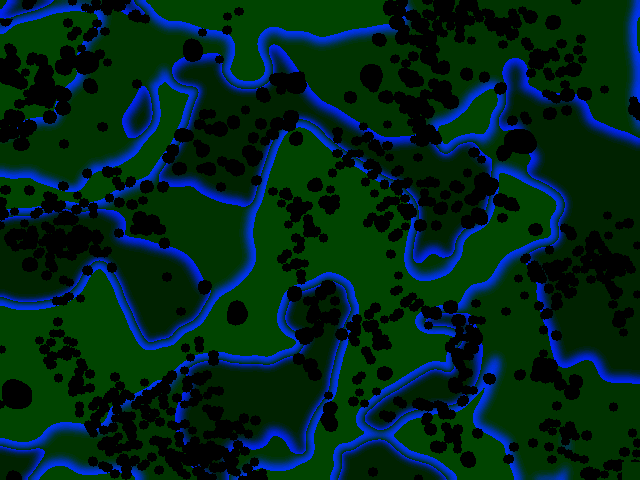
#> input picture docker/data/maps/map_102.png, 640 x 480 px; its folder holds only this picture in this run
$ python create_map_visualization.py ../docker/data/maps/map_102.png
#> lines starting #> are read from the running program, lines starting #| are printed output that depends on the picture
### helper_scripts/map_conversion_functions.py
import numpy as np
import cv2
import copy


def color2label(input_labels, num_classes=15):
    input_label = copy.deepcopy(input_labels)
    _step = num_classes / 255.0

    # apply binning on label values -> denoise
    _label = np.round(input_label * _step).astype(int)

    # decode labels from image values
    _out = _label[:, :, 0] + _label[:, :, 1] * num_classes + _label[:, :, 2] * num_classes ** 2
    return _out


# [29 lines left out: function label2color, not called in this run]

### helper_scripts/create_map_visualization.py
import io
import os
import cv2
import sys
import copy
import errno
import argparse
import numpy as np
import yaml as YAML
from visualization_dirty import draw_path_in_map
from map_conversion_functions import label2color, color2label
sys.path.insert(0, os.path.join(os.path.realpath(os.path.dirname(__file__)), '../data_analysis/'))
from evaluation import run_eval_planner, PRM_STAR_PLANNER_NAME, RRT_STAR_PLANNER_NAME


def parse_arguments():
    parser = argparse.ArgumentParser(description='Creates visualization file for given map.')
    parser.add_argument('source', type=str,
                        help='input file (map) or folder')
    parser.add_argument('--dest', dest='destination_folder', type=str, default="",
                        help='output folder where data shall be stored')
    parser.add_argument('-n', dest='num_classes', type=int, default=15,
                        help='number of data classes used for segmentation', required=False)
    parser.add_argument('-o', dest='override_all', action='store_true',
                        help='override all files')
    parser.add_argument('-u', dest='unknown_id', type=int, default=None,
                        help='label of unknown area')
    parser.add_argument('--oid', dest='obstacle_ids', type=int, nargs='*',
                        help='IDs to be considered obstacles')
    parser.add_argument('-i', dest='ignore_range_file', action='store_true',
                        help='ignore range file (defined and default)')
    parser.add_argument('-d', dest='draw_optimal_path', action='store_true',
                        help='compute the optimal path and draw it in the image (start^and goal are taken from the map_config file)')
    parser.add_argument('--config', dest='map_config', type=int, default=None,
                        help='path of the map config file')
    parser.add_argument('--range', dest='range_file', type=str, default="",
                        help='range file containing the ranges used for visualization', required=False)

    args = parser.parse_args()
    return args


# [32 lines left out: functions compute_explorable_area, convert_path, not called in this run]


def create_map_visualization(map_file, results_folder, num_classes=15, obstacle_ids=None,
                             unknown_id=3599, override_all=False, range_min=None, range_max=None, start_px=None, goal_px=None, draw_path= False, map_config=None):
    if obstacle_ids is None:
        obstacle_ids = []

    try:
        img = cv2.imread(map_file)

    except:
        print("Error while reading file: " + map_file)
        return False

    map_path, map_file_name = os.path.split(map_file)
    map_name = map_file_name.split(".")[0]

    resolution_x = img.shape[1]
    resolution_y = img.shape[0]

    max_label = num_classes**3+num_classes**2-1

    labels = color2label(img, num_classes)

    unique_labels = []

    for i in range(img.shape[0]):
        for j in range(img.shape[1]):
            label = labels[i, j]
            if label not in unique_labels:
                unique_labels.append(label)

    unique_labels.sort()
    free_labels = copy.deepcopy(unique_labels)
    if unknown_id in free_labels:
        free_labels.remove(unknown_id)
    for ob_id in obstacle_ids:
        if ob_id in free_labels:
            free_labels.remove(ob_id)

    output_file = os.path.join(results_folder, map_name + "_vis.png")
    if not check_override(output_file, override=override_all):
        return False

    if range_min is None:
        range_min = free_labels[0]
    if range_max is None:
        range_max = free_labels[-1]

    vis_img = img
    for i in range(img.shape[0]):
        for j in range(img.shape[1]):
            current_label = labels[i, j]
            if current_label == unknown_id:
                vis_img[i, j] = (127, 127, 127)
            elif current_label in obstacle_ids:
                vis_img[i, j] = (0, 0, 0)
            else:
                if range_max != range_min:
                    s = (current_label - range_min) / (range_max - range_min)
                    if 0.5 < s <= 1.0:
                        s = (s-0.5) * 2
                        color = (s * np.array([0, 0, 255]) + (1 - s) * np.array([0, 255, 255])).astype(int)
                    elif 0.0 <= s <= 0.5:
                        s = s * 2
                        color = (s * np.array([0, 255, 255]) + (1 - s) * np.array([0, 255, 0])).astype(int)
                    else:
                        color = np.array([255, 0, 0]).astype(int)

                else:
                    color = np.array([0, 255, 255]).astype(int)
                vis_img[i, j] = color

    if draw_path:
        if map_config is None:
            map_config = os.path.join(map_path, "cfg", map_name + ".yaml")
            if not os.path.exists(map_config):
                print("No map config has been provided and the default has not been found: ", map_config)
                return False
        success, cost, path, map_size, start_rrt, goal_rrt = run_eval_planner(planner_type=PRM_STAR_PLANNER_NAME, map_dir=map_path, map_name=map_name,
                                                                        output_name="rrt_output.csv", output_path="/tmp/",
                                                                        map_config_file_path=map_config,
                                                                        path_folder_name="rrt_paths")
        if success:
            converted_path = convert_path(path, [resolution_x, resolution_y], map_size)
            draw_path_in_map(vis_img, converted_path, color=(255, 0, 0), line_thickness=3)


        if start_px is None:
            start_px = start_rrt * [resolution_x, resolution_y] / map_size
            start_px = [int(start_px[0]), int(start_px[1])]
        if goal_px is None:
            goal_px = goal_rrt * [resolution_x, resolution_y] / map_size
            goal_px = [int(goal_px[0]), int(goal_px[1])]
        else:
            print("The planner was not able to find a valid path, so the drawing is skipped!")

    if not start_px is None:
        cv2.drawMarker(img, (start_px[0], start_px[1]), color=[255, 255, 255], thickness=3, markerType= cv2.MARKER_DIAMOND, line_type=cv2.LINE_AA, markerSize=18)

    if not goal_px is None:
        cv2.drawMarker(img, (goal_px[0], goal_px[1]), color=[255, 255, 255], thickness=3, markerType= cv2.MARKER_TILTED_CROSS, line_type=cv2.LINE_AA, markerSize=18)


    cv2.imwrite(output_file, vis_img)

    print("Created file: " + os.path.abspath(output_file))

    return True


def check_override(file, override=False):
    if override:
        return True
    if os.path.isfile(file):
        success = False
        print("Existing output file: " + file)
        while not success:
            input_str = input("Override y/[N]: ")
            input_str = input_str.casefold().replace(" ", "")
            if input_str == "n" or input_str == "":
                return False
            elif input_str == "y":
                success = True
            else:
                success = False
    return True

# [25 lines left out: function read_yaml_config_file, not called in this run]


# Press the green button in the gutter to run the script.
if __name__ == '__main__':

    arguments = parse_arguments()

    source = arguments.source
    results_folder = arguments.destination_folder
    maps = []

    try:
        if os.path.isdir(source):
            files = os.listdir(source)
            for file in files:
                path_to_test = os.path.join(source, file)
                if os.path.isfile(path_to_test) and ".png" in file:
                    maps.append(path_to_test)
            if not maps:
                print("No .png files found in the specified source folder: " + source)
                raise ImportError
        elif os.path.isfile(source) and ".png" in source:
            maps.append(source)
        else:
            print("The specified source can not be found or used: " + source)
            raise ImportError
    except ImportError:
        exit(errno.ENOENT)
    except:
        print("Unknown error occurred during folder setup.")
        exit(1)

    if not os.path.isdir(results_folder):
        results_folder = os.path.curdir

    if arguments.unknown_id is None:
        unknown_id = 0
        set_uid = False
        while not set_uid:
            default_uid = arguments.num_classes**3 + arguments.num_classes**2 - 1
            input_uid = input("Use default unknown id " + str(default_uid) + " [Y]/n: ")
            input_uid = input_uid.casefold().replace(" ", "")
            if input_uid == "" or input_uid == "y":
                unknown_id = default_uid
                set_uid = True
            elif unknown_id == "n":
                while not set_uid:
                    input_uid = input("Use no unknown id [Y]/n: ")
                    input_uid = input_uid.casefold().replace(" ", "")
                    if input_uid == "" or input_uid == "y":
                        unknown_id = -1
                        set_uid = True
                    elif unknown_id == "n":
                        while not set_uid:
                            input_uid = input("What unknown id to use? ")
                            input_uid = input_uid.casefold().replace(" ", "")
                            if input_uid.isnumeric():
                                unknown_id = int(input_uid)
                                set_uid = True
                            else:
                                print("Invalid input!!")
                    else:
                        print("Invalid input!!")
            else:
                print("Invalid input!!")
#> this loop made 1 pass; the answer given on pass 1: y
    else:
        unknown_id = int(arguments.unknown_id)

    ignore_range_file = arguments.ignore_range_file
    range_min = None
    range_max = None
    if not ignore_range_file:
        range_file_path = arguments.range_file
        range_file_path_valid = True
        if range_file_path == "" or not os.path.isfile(range_file_path):
            if os.path.isfile(os.path.join(results_folder, "range.yaml")):
                range_file_path = os.path.join(results_folder, "range.yaml")
            elif os.path.isfile("/home/root/data/maps/visualization/range.yaml"):
                range_file_path = "/home/root/data/maps/visualization/range.yaml"
            else:
                range_file_path_valid = False
        try:
            if range_file_path_valid:
                range_file = read_yaml_config_file(range_file_path)
                range_min = range_file["min"]
                range_max = range_file["max"]
        except:
            range_min = None
            range_max = None

    file_counter = 0
    maps.sort()

    for map_file in maps:
        success = create_map_visualization(map_file, results_folder, arguments.num_classes, arguments.obstacle_ids,
                                           unknown_id, arguments.override_all, range_min, range_max, map_config=arguments.map_config, draw_path=arguments.draw_optimal_path)
#> in create_map_visualization, img is the input picture: shape (480, 640, 3); mean B, G, R 26.9, 39.3, 0
#> in color2label, `_out = _label[:, :, 0] + _label[:, :, 1] * num_classes + _label[:, :, ..`:
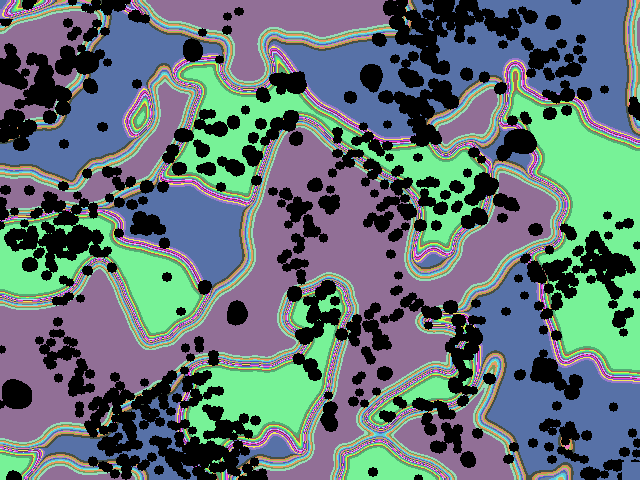
#> _out: shape (480, 640) int64; 32 distinct labels, from 0 to 60; one colour per label, 0 black
#> after the loop in create_map_visualization, `for i in range(img.shape[0]):`: unique_labels = 32 values, max 60 at index 28, min 0 at index 14, mean 43.59
#> in create_map_visualization, `free_labels = copy.deepcopy(unique_labels)`: free_labels = 32 values from 0 to 60
#> in create_map_visualization, `range_min = free_labels[0]`: range_min = 0
#> in create_map_visualization, `range_max = free_labels[-1]`: range_max = 60
#> after the loop in create_map_visualization, `for i in range(img.shape[0]):`:
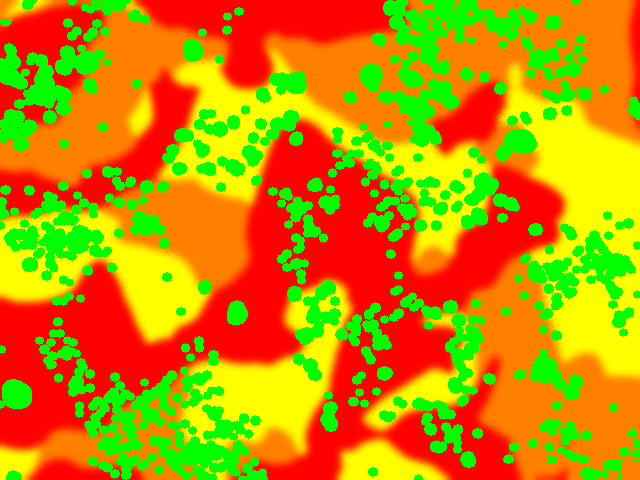
#> vis_img: shape (480, 640, 3); mean B, G, R 0, 143.2, 196.3
        if success:
            file_counter += 1

    final_line = "*" * 3 + " Created " + str(file_counter) + " config files, after finding " + str(
        len(maps)) + " maps. " + "*" * 3
    second_final_line = "*" * 3 + " Process finished!"
    second_final_line += " " * (len(final_line) - (len(second_final_line) + 3)) + "*" * 3
    star_line = "*" * len(final_line)

    print("\n")
    print(star_line)
    print(second_final_line)
    print(final_line)
    print(star_line)

$ run again, on docker/data/maps/map_113.png
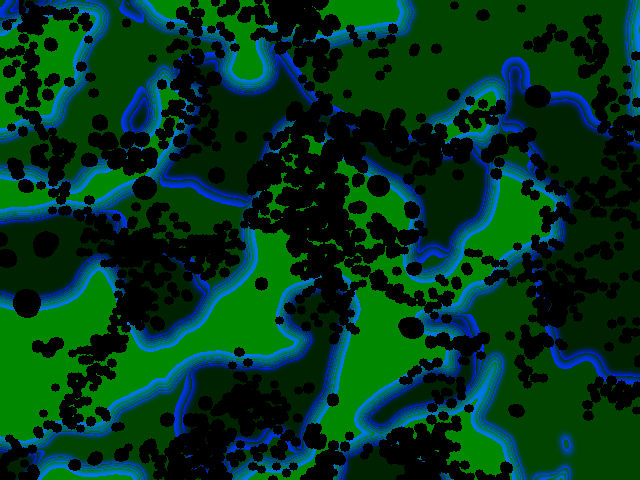
#> input picture docker/data/maps/map_113.png, 640 x 480 px
#> the loop `while not set_uid:` made 1 pass; the answer given on pass 1: y
#> in create_map_visualization, img is the input picture: shape (480, 640, 3); mean B, G, R 26.5, 55.3, 0
#> in color2label, `_out = _label[:, :, 0] + _label[:, :, 1] * num_classes + _label[:, :, ..`:
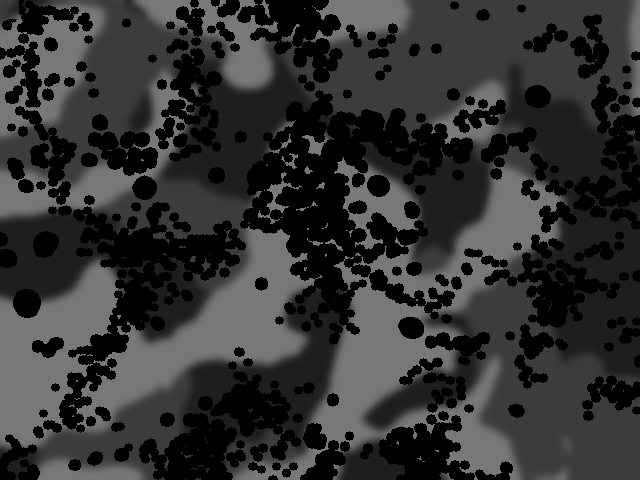
#> _out: shape (480, 640) int64; min 0, max 120, mean 50.4
#> after the loop in create_map_visualization, `for i in range(img.shape[0]):`: unique_labels = 92 values, max 120 at index 60, min 0 at index 13, mean 74.18
#> free_labels = 92 values from 0 to 120
#> range_min = 0
#> range_max = 120
#> after the loop in create_map_visualization, `for i in range(img.shape[0]):`:
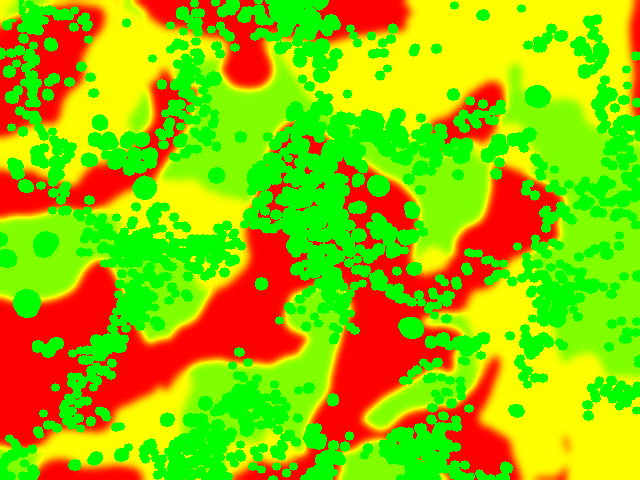
#> vis_img: shape (480, 640, 3); mean B, G, R 0, 192.4, 151.4

$ run again, on docker/data/maps/map_115.png
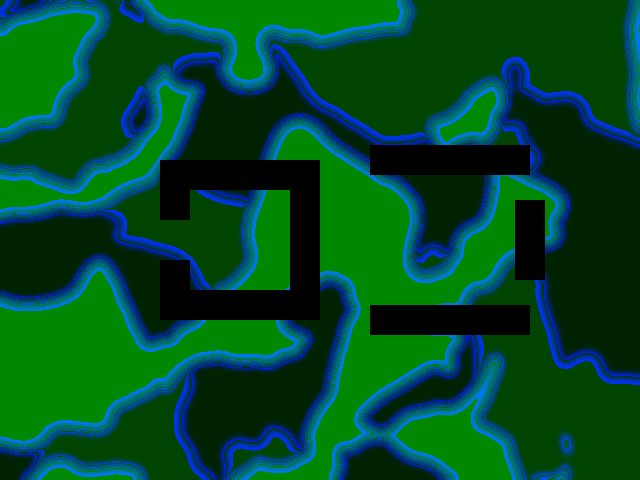
#> input picture docker/data/maps/map_115.png, 640 x 480 px
#> the loop `while not set_uid:` made 1 pass; the answer given on pass 1: y
#> in create_map_visualization, img is the input picture: shape (480, 640, 3); mean B, G, R 36.7, 75.4, 0
#> in color2label, `_out = _label[:, :, 0] + _label[:, :, 1] * num_classes + _label[:, :, ..`:
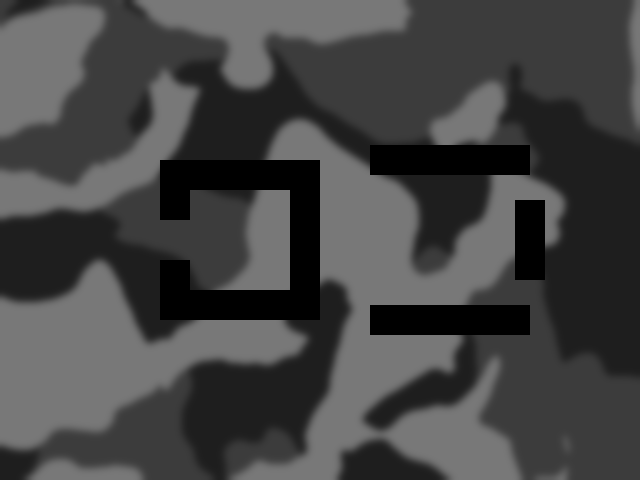
#> _out: shape (480, 640) int64; min 0, max 120, mean 68.7
#> after the loop in create_map_visualization, `for i in range(img.shape[0]):`: unique_labels = 92 values, max 120 at index 59, min 0 at index 91, mean 74.18
#> free_labels = 92 values from 0 to 120
#> range_min = 0
#> range_max = 120
#> after the loop in create_map_visualization, `for i in range(img.shape[0]):`:
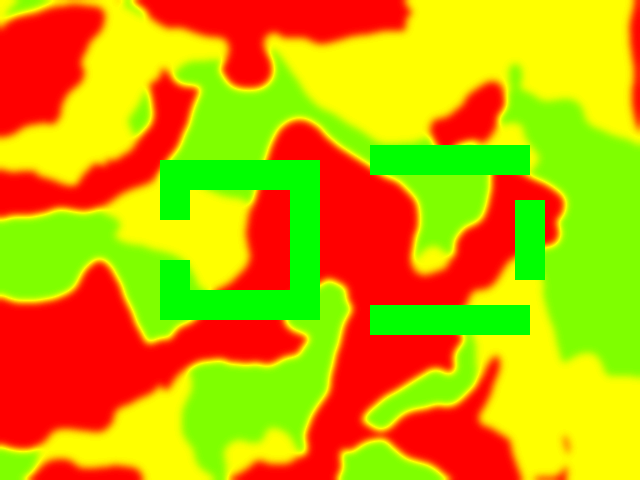
#> vis_img: shape (480, 640, 3); mean B, G, R 0, 167.6, 204.5
